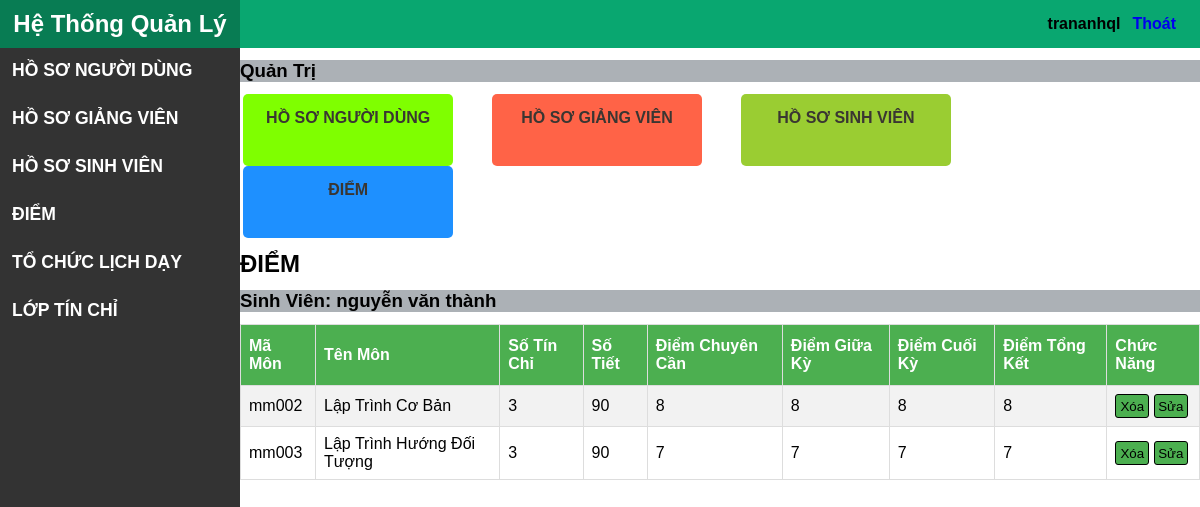
Page /Diem/XemDiem/SV002 (signed in) on the committed database.
### tables this page shows
CREATE TABLE `sinhvien` (
  `masv` varchar(20) NOT NULL,
  `tensv` varchar(100) DEFAULT NULL,
  `ngaysinh` date DEFAULT NULL,
  `gioitinh` bit(1) DEFAULT NULL,
  `quequan` varchar(100) DEFAULT NULL,
  `sdt` varchar(20) DEFAULT NULL,
  `malop` varchar(20) DEFAULT NULL
);

CREATE TABLE `diem` (
  `matochuday` varchar(20) NOT NULL,
  `masv` varchar(20) NOT NULL,
  `diemchuyencan` float DEFAULT NULL,
  `diemgiuaky` float DEFAULT NULL,
  `diemcuoiky` float DEFAULT NULL,
  `diemtongket` float DEFAULT NULL
);

CREATE TABLE `mon` (
  `mamon` varchar(20) NOT NULL,
  `tenmon` varchar(100) DEFAULT NULL,
  `sotinchi` int(11) DEFAULT NULL,
  `sotiet` int(11) DEFAULT NULL,
  `makhoa` varchar(20) DEFAULT NULL
);

### mvc/core/Controller.php (called while the page is built, shortened)
<?php
class Controller
{
    public function view($view, $data = [])
    {
        require_once "./mvc/views/" . $view . ".php";
    }
}

### mvc/controllers/Diem.php (called while the page is built, shortened)
<?php
class Diem extends Controller
{
    public function XemDiem($masv)
    {
        $daoDiem = $this->model("DaoDiem");
        $arrDiem = $daoDiem->layDiemTheoMaSV($masv);
        $this->view("LayoutQuanTri", ["page" => "DiemXemDanhSachDiem", "css" => "XemDanhSachSV", "arrDiem" => $arrDiem]);
    }
}

### mvc/core/App.php (called while the page is built, shortened)
<?php
class App
{
   protected $action = "SayHi";
   protected $params = [];
   function __construct()
   {
      $arr = $this->UrlProcess();
      $this->controller=new $this->controller;
      unset($arr[0]);
      if (isset($arr[1])) {
         if (method_exists($this->controller, $arr[1])) {
            $this->action = $arr[1];
         }
      }
      unset($arr[1]);
      if (isset($arr)) {
         $this->params = $arr;
      } else {
         $this->params = [];
      }
      call_user_func_array([$this->controller,$this->action],$this->params);
   }
   function UrlProcess()
   {
      if (isset($_GET['url'])) {
         return explode('/', filter_var(trim($_GET['url'], '/')));
      }
   }
}

### index.php (called while the page is built, shortened)
<?php
$myApp = new App();

### mvc/core/DB.php (called while the page is built, shortened)
<?php
class DB
{
    protected $serverName = "localhost";
    protected $userName = "root";
    protected $password = "";
    function __construct()
    {
        $this->conn=mysqli_connect($this->serverName,$this->userName,$this->password);
     }
}

### mvc/models/DaoDiem.php (called while the page is built, shortened)
<?php
class DaoDiem extends DB
{
    public function layDiemTheoMaSV($masv)
    {
        $array = [];
        $sql = "SELECT M.mamon,M.tenmon,M.sotinchi,M.sotiet,D.matochuday,SV.masv,SV.tensv,D.diemchuyencan,D.diemgiuaky,D.diemcuoiky,D.diemtongket FROM diem AS D JOIN sinhvien AS SV ON D.masv=SV.masv JOIN tochuday TCD ON D.matochuday=TCD.matochuday JOIN loptinchi AS LTC ON LTC.maltc=TCD.maltc JOIN mon AS M ON M.mamon=LTC.mamon WHERE D.masv='$masv'";
        $result = mysqli_query($this->conn, $sql);
        while ($row = mysqli_fetch_assoc($result)) {
            $array[] = $row;
        }
        return $array;
    }
}

### mvc/views/pages/DiemXemDanhSachDiem.php (the view)
<div class="content-main">
    <h2>ĐIỂM</h2>
    <h3>Sinh Viên:
        <?php
        if (!empty($data["arrDiem"][0]["tensv"])) echo $data["arrDiem"][0]["tensv"]
        ?></h3>
    <table id="customers">
        <tr>
            <th>Mã Môn</th>
            <th>Tên Môn</th>
            <th>Số Tín Chỉ</th>
            <th>Số Tiết</th>
            <th>Điểm Chuyên Cần</th>
            <th>Điểm Giữa Kỳ</th>
            <th>Điểm Cuối Kỳ</th>
            <th>Điểm Tổng Kết</th>
            <th>Chức Năng</th>
        </tr>
        <?php
        $dem = count($data["arrDiem"]);
        for ($i = 0; $i < $dem; $i++) {
            echo '<tr>
            <td>' . $data["arrDiem"][$i]["mamon"] . '</td>
            <td>' . $data["arrDiem"][$i]["tenmon"] . '</td>
            <td>' . $data["arrDiem"][$i]["sotinchi"] . '</td>
            <td>' . $data["arrDiem"][$i]["sotiet"] . '</td>
            <td>' . $data["arrDiem"][$i]["diemchuyencan"] . '</td>
            <td>' . $data["arrDiem"][$i]["diemgiuaky"] . '</td>
            <td>' . $data["arrDiem"][$i]["diemcuoiky"] . '</td>
            <td>' . $data["arrDiem"][$i]["diemtongket"] . '</td>
            <td>
            <a href="Diem/XoaDiem/' . $data["arrDiem"][$i]["matochuday"] . '/' . $data["arrDiem"][$i]["masv"] . '" ><button class="btn">Xóa</button></a>
            <a href="Diem/SuaDiem/' . $data["arrDiem"][$i]["matochuday"] . '/' . $data["arrDiem"][$i]["masv"] . '" ><button class="btn">Sửa</button></a>
            </td>
        </tr>';
        }
        ?>
    </table>
</div>

### public/css/QuanTri.css (style rules this page uses)
* { margin: 0px; padding: 0px; }
body { font-size: 1em; font-family: Helvetica, sans-serif; background-color: white; }
a { text-decoration: none; }
.content .content-admin h3 { margin: 1vw 0vw; }

### public/css/XemDanhSachSV.css (style rules this page uses)
#customers { font-family: "Trebuchet MS", Arial, Helvetica, sans-serif; border-collapse: collapse; width: 100%; }
#customers td, #customers th { border: 1px solid #ddd; padding: 8px; }
#customers tr:nth-child(even) { background-color: #f2f2f2; }
#customers th { padding-top: 12px; padding-bottom: 12px; text-align: left; background-color: #4CAF50; color: white; }
.content-main h3 { background-color: rgb(172, 177, 182); }
.btn { width: 45%; height: 2vw; background-color: #4CAF50; border: 1px solid black; border-radius: 3px; }

### rows in the picture
sinhvien: tensv "nguyễn văn thành"
diem: mon.mamon "mm002", mon.tenmon "Lập Trình Cơ Bản", mon.sotinchi "3", mon.sotiet "90", diemchuyencan "8", diemgiuaky "8", diemcuoiky "8", diemtongket "8"
diem: mon.mamon "mm003", mon.tenmon "Lập Trình Hướng Đối Tượng", mon.sotinchi "3", mon.sotiet "90", diemchuyencan "7", diemgiuaky "7", diemcuoiky "7", diemtongket "7"

### other values in the picture
$_SESSION['user'] "trananhql"
